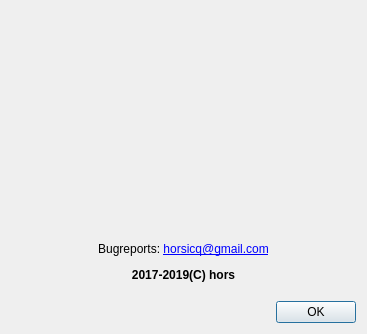
<?xml version="1.0" encoding="UTF-8"?>
<ui version="4.0">
 <class>DialogInfo</class>
 <widget class="QDialog" name="DialogInfo">
  <property name="windowModality">
   <enum>Qt::ApplicationModal</enum>
  </property>
  <property name="geometry">
   <rect>
    <x>0</x>
    <y>0</y>
    <width>367</width>
    <height>334</height>
   </rect>
  </property>
  <property name="windowTitle">
   <string>Information</string>
  </property>
  <property name="windowIcon">
   <iconset resource="resource.qrc">
    <normaloff>:/icons_nfd/images/nfdicon.png</normaloff>:/icons_nfd/images/nfdicon.png</iconset>
  </property>
  <property name="modal">
   <bool>true</bool>
  </property>
  <layout class="QVBoxLayout" name="verticalLayout">
   <item>
    <widget class="QLabel" name="labelLogo">
     <property name="text">
      <string/>
     </property>
     <property name="pixmap">
      <pixmap resource="resource.qrc">:/icons_nfd/images/nfdmain.png</pixmap>
     </property>
     <property name="scaledContents">
      <bool>true</bool>
     </property>
    </widget>
   </item>
   <item>
    <widget class="QLabel" name="labelPluginVersion">
     <property name="text">
      <string>&lt;html&gt;&lt;head/&gt;&lt;body&gt;&lt;p align=&quot;center&quot;&gt;&lt;br/&gt;&lt;/p&gt;&lt;/body&gt;&lt;/html&gt;</string>
     </property>
     <property name="alignment">
      <set>Qt::AlignCenter</set>
     </property>
    </widget>
   </item>
   <item>
    <widget class="QLabel" name="labelEngineVersion">
     <property name="text">
      <string>&lt;html&gt;&lt;head/&gt;&lt;body&gt;&lt;p align=&quot;center&quot;&gt;&lt;br/&gt;&lt;/p&gt;&lt;/body&gt;&lt;/html&gt;</string>
     </property>
     <property name="alignment">
      <set>Qt::AlignCenter</set>
     </property>
    </widget>
   </item>
   <item>
    <widget class="QLabel" name="labelInfo">
     <property name="text">
      <string>&lt;html&gt;&lt;head/&gt;&lt;body&gt;&lt;p align=&quot;center&quot;&gt;Bugreports: &lt;a href=&quot;mailto:horsicq@gmail.com&quot;&gt;&lt;span style=&quot; text-decoration: underline; color:#0000ff;&quot;&gt;horsicq@gmail.com&lt;/span&gt;&lt;/a&gt;&lt;/p&gt;&lt;p align=&quot;center&quot;&gt;&lt;span style=&quot; font-weight:600;&quot;&gt;2017-2019(C) hors&lt;/span&gt;&lt;/p&gt;&lt;/body&gt;&lt;/html&gt;</string>
     </property>
    </widget>
   </item>
   <item>
    <layout class="QHBoxLayout" name="horizontalLayout">
     <item>
      <spacer name="horizontalSpacer">
       <property name="orientation">
        <enum>Qt::Horizontal</enum>
       </property>
       <property name="sizeHint" stdset="0">
        <size>
         <width>40</width>
         <height>20</height>
        </size>
       </property>
      </spacer>
     </item>
     <item>
      <widget class="QPushButton" name="pushButtonOK">
       <property name="text">
        <string>OK</string>
       </property>
      </widget>
     </item>
    </layout>
   </item>
  </layout>
 </widget>
 <resources>
  <include location="resource.qrc"/>
 </resources>
 <connections/>
</ui>
